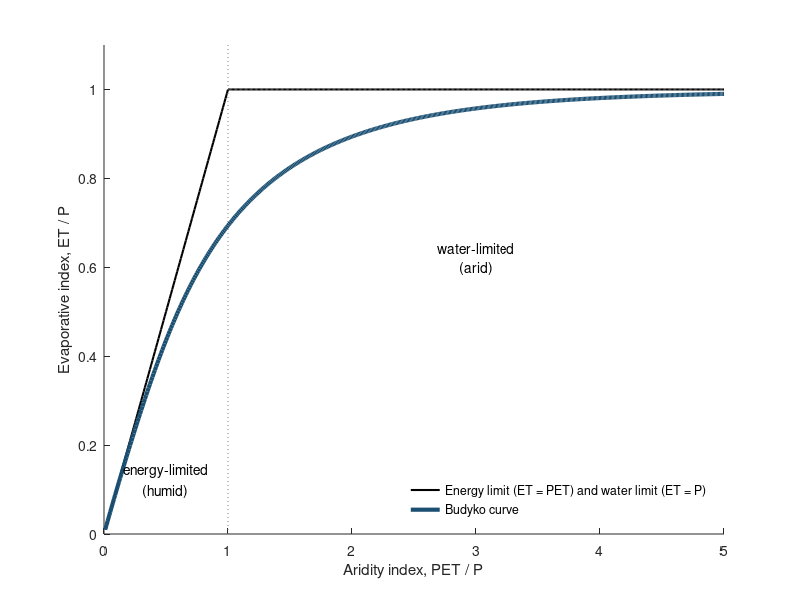

Recreate this plot in MATLAB.
% Chapters 1 and 5 - The Budyko curve (conceptual): ET/P vs PET/P (Budyko 1974) with energy and water limits
x = linspace(0.01, 5, 500);
budyko = sqrt(x .* tanh(1 ./ x) .* (1 - exp(-x)));
fig = figure('Position',[100 100 700 500]); hold on
h1 = plot(x, min(x, 1), 'k-', 'LineWidth', 1.5);
h2 = plot(x, budyko, 'Color', [0.106 0.31 0.447], 'LineWidth', 3);
plot([1 1], [0 1.1], ':', 'Color', [0.5 0.5 0.5]);
text(0.5, 0.12, {'energy-limited','(humid)'}, 'HorizontalAlignment','center');
text(3, 0.62, {'water-limited','(arid)'}, 'HorizontalAlignment','center');
xlim([0 5]); ylim([0 1.1]); box off
xlabel('Aridity index, PET / P'); ylabel('Evaporative index, ET / P');
legend([h1 h2], {'Energy limit (ET = PET) and water limit (ET = P)','Budyko curve'}, 'Location','southeast', 'Box','off');
print(fig, '-dpng', '-r150', 'figure_matlab.png');
